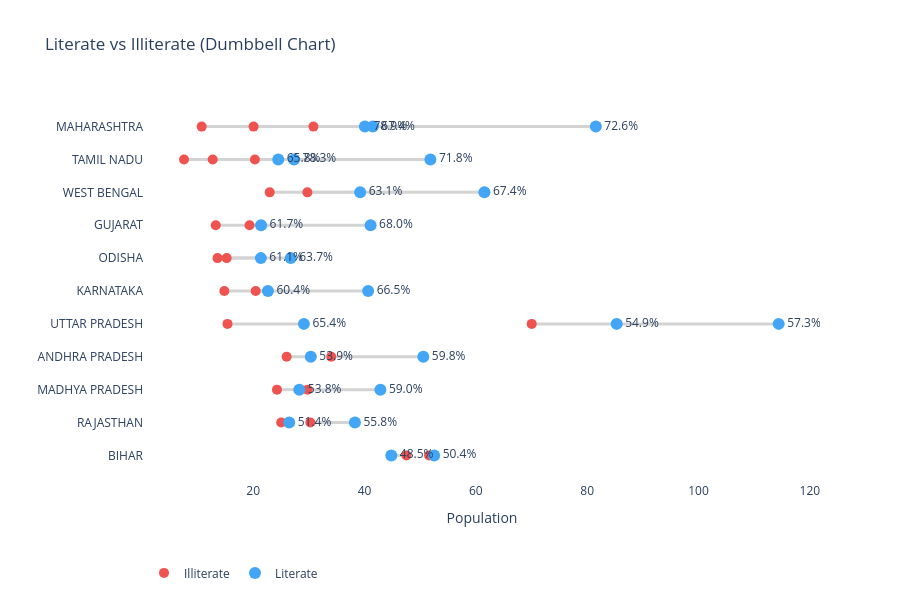

The cell this chart's notebook holds for it:
### Code cell
df = df_pca[df_pca['Level'] == 'STATE'].copy()
df = df.sort_values('Total Population Person', ascending=False).head(25)
df['Literacy %'] = (
    df['Literates Population Person'] /
    (df['Literates Population Person'] + df['Illiterate Persons'])
) * 100
df = df.sort_values('Literacy %')
df['Literates Population Person'] /= 1e6
df['Illiterate Persons'] /= 1e6
import plotly.graph_objects as go

fig = go.Figure()
for i, state in enumerate(df['Name']):
    fig.add_trace(go.Scatter(
        x=[
            df['Illiterate Persons'].iloc[i],
            df['Literates Population Person'].iloc[i]
        ],
        y=[state, state],
        mode='lines',
        line=dict(color='lightgray', width=3),
        showlegend=False
    ))
fig.add_trace(go.Scatter(
    x=df['Illiterate Persons'],
    y=df['Name'],
    mode='markers',
    name='Illiterate',
    marker=dict(color='#EF5350', size=10)
))
fig.add_trace(go.Scatter(
    x=df['Literates Population Person'],
    y=df['Name'],
    mode='markers+text',
    name='Literate',
    marker=dict(color='#42A5F5', size=12),
    text=df['Literacy %'].round(1).astype(str) + '%',
    textposition='middle right'
))
fig.update_layout(
    title='Literate vs Illiterate (Dumbbell Chart)',
    height=600,
    xaxis_title='Population',
    yaxis_title='',
    plot_bgcolor='white',
    legend=dict(orientation='h', y=-0.2)
)

chart3=fig
chart3

### Figure 1 — Plotly figure (JSON) as saved in the notebook; plotly's stock layout.template omitted (floating-point values rounded to 4 significant figures)
{"data": [{"line": {"color": "lightgray", "width": 3}, "mode": "lines", "showlegend": false, "type": "scatter", "x": [47.53, 44.81], "y": ["BIHAR", "BIHAR"]}, {"line": {"color": "lightgray", "width": 3}, "mode": "lines", "showlegend": false, "type": "scatter", "x": [51.59, 52.5], "y": ["BIHAR", "BIHAR"]}, {"line": {"color": "lightgray", "width": 3}, "mode": "lines", "showlegend": false, "type": "scatter", "x": [25.03, 26.47], "y": ["RAJASTHAN", "RAJASTHAN"]}, {"line": {"color": "lightgray", "width": 3}, "mode": "lines", "showlegend": false, "type": "scatter", "x": [24.28, 28.28], "y": ["MADHYA PRADESH", "MADHYA PRADESH"]}, {"line": {"color": "lightgray", "width": 3}, "mode": "lines", "showlegend": false, "type": "scatter", "x": [26.01, 30.35], "y": ["ANDHRA PRADESH", "ANDHRA PRADESH"]}, {"line": {"color": "lightgray", "width": 3}, "mode": "lines", "showlegend": false, "type": "scatter", "x": [70.03, 85.28], "y": ["UTTAR PRADESH", "UTTAR PRADESH"]}, {"line": {"color": "lightgray", "width": 3}, "mode": "lines", "showlegend": false, "type": "scatter", "x": [30.27, 38.28], "y": ["RAJASTHAN", "RAJASTHAN"]}, {"line": {"color": "lightgray", "width": 3}, "mode": "lines", "showlegend": false, "type": "scatter", "x": [85.41, 114.4], "y": ["UTTAR PRADESH", "UTTAR PRADESH"]}, {"line": {"color": "lightgray", "width": 3}, "mode": "lines", "showlegend": false, "type": "scatter", "x": [29.78, 42.85], "y": ["MADHYA PRADESH", "MADHYA PRADESH"]}, {"line": {"color": "lightgray", "width": 3}, "mode": "lines", "showlegend": false, "type": "scatter", "x": [34.02, 50.56], "y": ["ANDHRA PRADESH", "ANDHRA PRADESH"]}, {"line": {"color": "lightgray", "width": 3}, "mode": "lines", "showlegend": false, "type": "scatter", "x": [14.82, 22.65], "y": ["KARNATAKA", "KARNATAKA"]}, {"line": {"color": "lightgray", "width": 3}, "mode": "lines", "showlegend": false, "type": "scatter", "x": [13.59, 21.38], "y": ["ODISHA", "ODISHA"]}, {"line": {"color": "lightgray", "width": 3}, "mode": "lines", "showlegend": false, "type": "scatter", "x": [13.27, 21.42], "y": ["GUJARAT", "GUJARAT"]}, {"line": {"color": "lightgray", "width": 3}, "mode": "lines", "showlegend": false, "type": "scatter", "x": [22.97, 39.21], "y": ["WEST BENGAL", "WEST BENGAL"]}, {"line": {"color": "lightgray", "width": 3}, "mode": "lines", "showlegend": false, "type": "scatter", "x": [15.23, 26.74], "y": ["ODISHA", "ODISHA"]}, {"line": {"color": "lightgray", "width": 3}, "mode": "lines", "showlegend": false, "type": "scatter", "x": [15.38, 29.11], "y": ["UTTAR PRADESH", "UTTAR PRADESH"]}, {"line": {"color": "lightgray", "width": 3}, "mode": "lines", "showlegend": false, "type": "scatter", "x": [12.73, 24.5], "y": ["TAMIL NADU", "TAMIL NADU"]}, {"line": {"color": "lightgray", "width": 3}, "mode": "lines", "showlegend": false, "type": "scatter", "x": [20.45, 40.65], "y": ["KARNATAKA", "KARNATAKA"]}, {"line": {"color": "lightgray", "width": 3}, "mode": "lines", "showlegend": false, "type": "scatter", "x": [20.07, 41.48], "y": ["MAHARASHTRA", "MAHARASHTRA"]}, {"line": {"color": "lightgray", "width": 3}, "mode": "lines", "showlegend": false, "type": "scatter", "x": [29.74, 61.54], "y": ["WEST BENGAL", "WEST BENGAL"]}, {"line": {"color": "lightgray", "width": 3}, "mode": "lines", "showlegend": false, "type": "scatter", "x": [19.35, 41.09], "y": ["GUJARAT", "GUJARAT"]}, {"line": {"color": "lightgray", "width": 3}, "mode": "lines", "showlegend": false, "type": "scatter", "x": [20.31, 51.84], "y": ["TAMIL NADU", "TAMIL NADU"]}, {"line": {"color": "lightgray", "width": 3}, "mode": "lines", "showlegend": false, "type": "scatter", "x": [30.82, 81.55], "y": ["MAHARASHTRA", "MAHARASHTRA"]}, {"line": {"color": "lightgray", "width": 3}, "mode": "lines", "showlegend": false, "type": "scatter", "x": [7.582, 27.34], "y": ["TAMIL NADU", "TAMIL NADU"]}, {"line": {"color": "lightgray", "width": 3}, "mode": "lines", "showlegend": false, "type": "scatter", "x": [10.75, 40.07], "y": ["MAHARASHTRA", "MAHARASHTRA"]}, {"marker": {"color": "#EF5350", "size": 10}, "mode": "markers", "name": "Illiterate", "type": "scatter", "x": [47.53, 51.59, 25.03, 24.28, 26.01, 70.03, 30.27, 85.41, 29.78, 34.02, 14.82, 13.59, 13.27, 22.97, 15.23, 15.38, 12.73, 20.45, 20.07, 29.74, 19.35, 20.31, 30.82, 7.582, 10.75], "y": ["BIHAR", "BIHAR", "RAJASTHAN", "MADHYA PRADESH", "ANDHRA PRADESH", "UTTAR PRADESH", "RAJASTHAN", "UTTAR PRADESH", "MADHYA PRADESH", "ANDHRA PRADESH", "KARNATAKA", "ODISHA", "GUJARAT", "WEST BENGAL", "ODISHA", "UTTAR PRADESH", "TAMIL NADU", "KARNATAKA", "MAHARASHTRA", "WEST BENGAL", "GUJARAT", "TAMIL NADU", "MAHARASHTRA", "TAMIL NADU", "MAHARASHTRA"]}, {"marker": {"color": "#42A5F5", "size": 12}, "mode": "markers+text", "name": "Literate", "text": ["48.5%", "50.4%", "51.4%", "53.8%", "53.9%", "54.9%", "55.8%", "57.3%", "59.0%", "59.8%", "60.4%", "61.1%", "61.7%", "63.1%", "63.7%", "65.4%", "65.8%", "66.5%", "67.4%", "67.4%", "68.0%", "71.8%", "72.6%", "78.3%", "78.9%"], "textposition": "middle right", "type": "scatter", "x": [44.81, 52.5, 26.47, 28.28, 30.35, 85.28, 38.28, 114.4, 42.85, 50.56, 22.65, 21.38, 21.42, 39.21, 26.74, 29.11, 24.5, 40.65, 41.48, 61.54, 41.09, 51.84, 81.55, 27.34, 40.07], "y": ["BIHAR", "BIHAR", "RAJASTHAN", "MADHYA PRADESH", "ANDHRA PRADESH", "UTTAR PRADESH", "RAJASTHAN", "UTTAR PRADESH", "MADHYA PRADESH", "ANDHRA PRADESH", "KARNATAKA", "ODISHA", "GUJARAT", "WEST BENGAL", "ODISHA", "UTTAR PRADESH", "TAMIL NADU", "KARNATAKA", "MAHARASHTRA", "WEST BENGAL", "GUJARAT", "TAMIL NADU", "MAHARASHTRA", "TAMIL NADU", "MAHARASHTRA"]}], "layout": {"height": 600, "legend": {"orientation": "h", "y": -0.2}, "plot_bgcolor": "white", "title": {"text": "Literate vs Illiterate (Dumbbell Chart)"}, "xaxis": {"title": {"text": "Population"}}, "yaxis": {"title": {"text": ""}}}}
